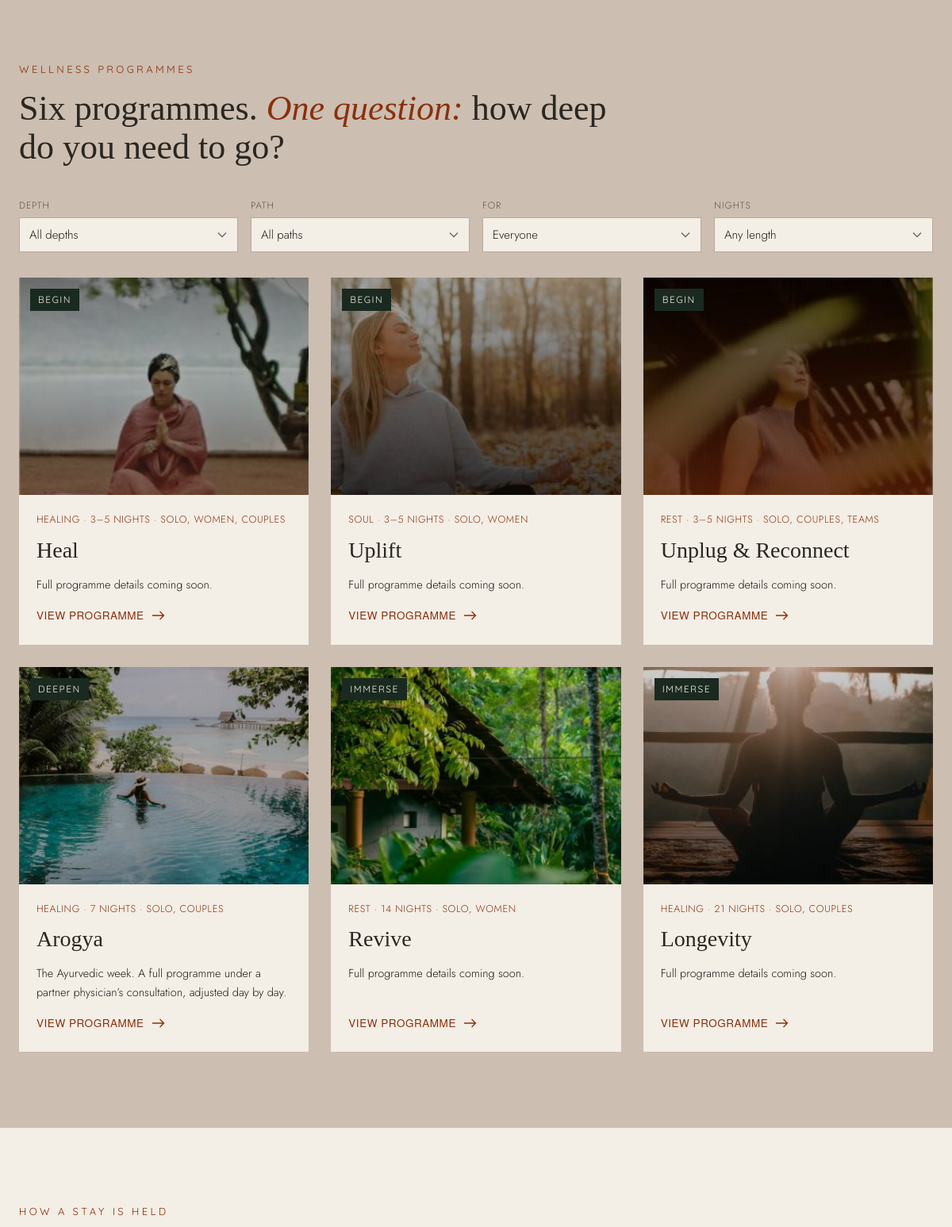
Before: /wellness/index.php (middle part) with the older database file.
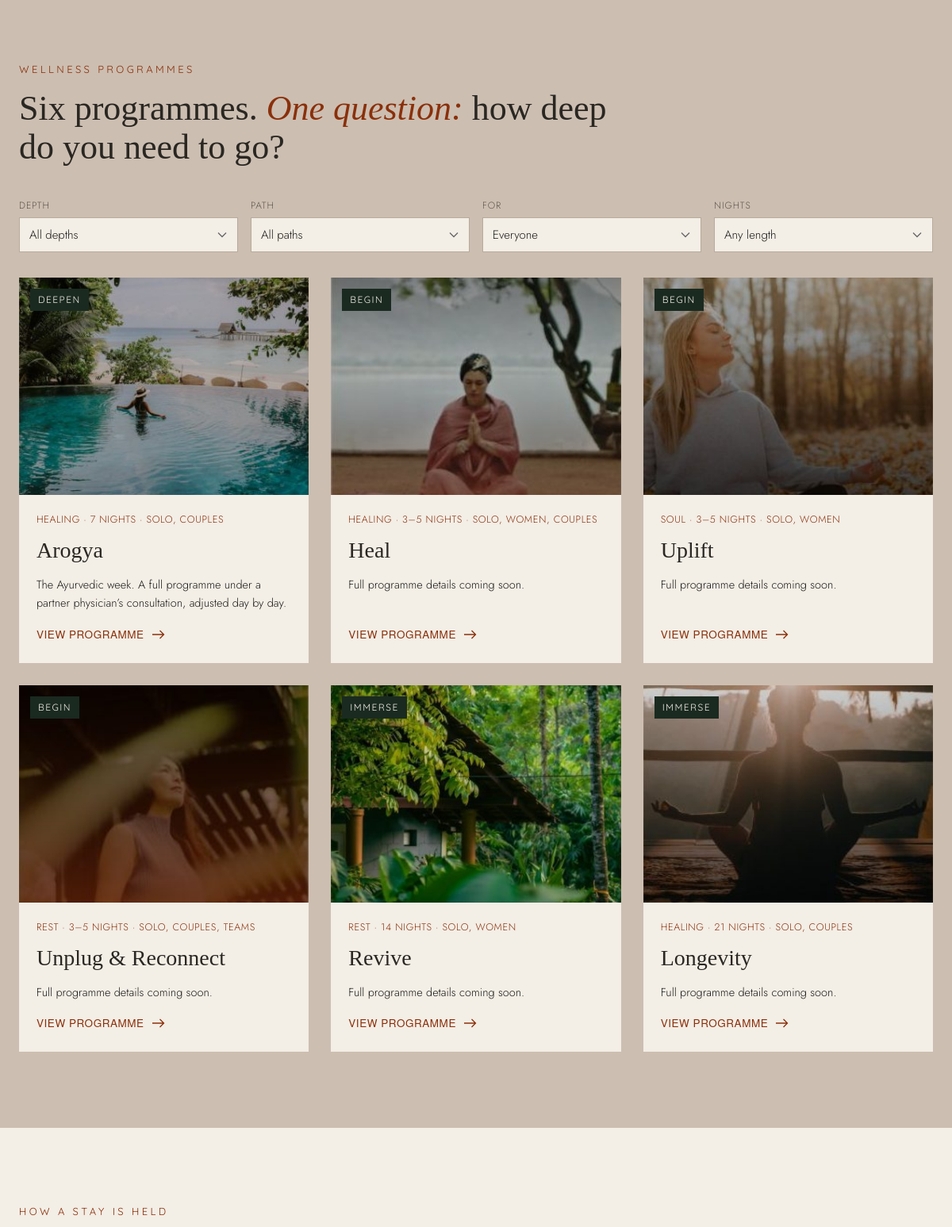
After: the same page with the newer database file.
### tables this page shows
CREATE TABLE IF NOT EXISTS wellness_programmes (
    id           INT UNSIGNED AUTO_INCREMENT PRIMARY KEY,
    slug         VARCHAR(140) NOT NULL,
    title        VARCHAR(160) NOT NULL,
    depth        VARCHAR(60)  NOT NULL DEFAULT 'begin',
    path         VARCHAR(60)  NOT NULL DEFAULT 'rest',
    audience     VARCHAR(255) NOT NULL DEFAULT 'solo',
    nights       VARCHAR(40)  NOT NULL DEFAULT '',
    image        VARCHAR(255) NOT NULL DEFAULT '',
    summary      VARCHAR(300) NOT NULL DEFAULT '',
    description  MEDIUMTEXT NULL,
    is_active    TINYINT(1) NOT NULL DEFAULT 1,
    sort_order   SMALLINT NOT NULL DEFAULT 0,
    created_at   DATETIME NOT NULL DEFAULT CURRENT_TIMESTAMP,
    UNIQUE KEY uq_wellness_programmes_slug (slug)
);

### wellness/index.php (called while the page is built, shortened)
<?php
require ROOT_PATH . '/pages/wellness.php';

### includes/settings.php (called while the page is built, shortened)
<?php
function settings_schema(): array
{
    return $schema;
}
function settings_defaults(): array
{
    static $defaults = null;
    if ($defaults === null) {
        $defaults = [];
        foreach (settings_schema() as $group) {
            foreach ($group['fields'] as $key => $f) {
                $defaults[$key] = (string) $f['default'];
            }
        }
    }
    return $defaults;
}
function settings_saved(bool $refresh = false): array
{
    static $values = null;
    if ($values === null || $refresh) {
        $values = [];
    }
    return $values;
}
function setting(string $key): string
{
    return settings_saved()[$key] ?? settings_defaults()[$key] ?? '';
}

### includes/Database.php (called while the page is built, shortened)
<?php
final class Database
{
    private static ?PDO $pdo = null;
    private static bool $failed = false;
    public static function get(): ?PDO
    {
        if (self::$pdo !== null || self::$failed) {
            return self::$pdo;
        }
        try {
            $dsn = sprintf('mysql:host=%s;dbname=%s;charset=%s', DB_HOST, DB_NAME, DB_CHARSET);
            self::$pdo = new PDO($dsn, DB_USER, DB_PASS, [
                PDO::ATTR_ERRMODE            => PDO::ERRMODE_EXCEPTION,
                PDO::ATTR_DEFAULT_FETCH_MODE => PDO::FETCH_ASSOC,
                PDO::ATTR_EMULATE_PREPARES   => false,
            ]);
        } catch (Throwable $e) {
            self::$failed = true;
            error_log('[margha] DB connection failed: ' . $e->getMessage());
        }
        return self::$pdo;
    }
    public static function fetchAll(string $sql, array $params = []): ?array
    {
        $pdo = self::get();
        try {
            $stmt = $pdo->prepare($sql);
            $stmt->execute($params);
            return $stmt->fetchAll();
        } catch (Throwable $e) {
            error_log('[margha] Query failed: ' . $e->getMessage());
            return null;
        }
    }
}

### includes/content.php (called while the page is built, shortened)
<?php
function get_wellness_categories(string $type): array
{
    static $all = null;
    if ($all === null) {
        $all  = [];
        $rows = Database::fetchAll('SELECT type, slug, name FROM wellness_categories ORDER BY sort_order, id');
        if ($rows) {
            foreach ($rows as $r) {
                $all[$r['type']][$r['slug']] = $r['name'];
            }
        } else {
            $all = [
                'depth'    => ['begin' => 'Begin', 'deepen' => 'Deepen', 'immerse' => 'Immerse'],
                'path'     => ['rest' => 'Rest', 'soul' => 'Soul', 'healing' => 'Healing'],
                'audience' => ['solo' => 'Solo', 'women' => 'Women', 'couples' => 'Couples', 'teams' => 'Teams'],
            ];
        }
    }
    return $all[$type] ?? [];
}
function wellness_category_name(string $type, string $slug): string
{
    return get_wellness_categories($type)[$slug] ?? ucwords(str_replace('-', ' ', $slug));
}
function package_url(string $slug): string
{
    return url('wellness/package.php?p=' . rawurlencode($slug));
}
function get_wellness_programmes(): array
{
    $rows = Database::fetchAll('SELECT * FROM wellness_programmes WHERE is_active = 1 ORDER BY sort_order, id');
    return $rows ?? wellness_fallback_packages();
}

### pages/wellness.php (the view, shortened to what this page needs)
<?php
$body_class       = 'page-wellness';
$nightsBucket = function (string $n): string {
    preg_match('/\d+/', $n, $m);
    $first = (int) ($m[0] ?? 0);
    return $first <= 5 ? 'short' : ($first <= 10 ? 'week' : 'long');
};
partial('header', compact('page_title', 'page_description', 'body_class', 'preload_image'));
?>
<section class="wp-section wp-packages" id="wp-packages" aria-labelledby="wp-packages-title">
    <div class="container">
        <div class="wp-head">
            <p class="eyebrow eyebrow--rust"><?= e(setting('wp_pk_eyebrow')) ?></p>
            <h2 class="wp-title" id="wp-packages-title"><?= rich(setting('wp_pk_title')) ?></h2>
        </div>
        <form class="wp-filters" data-wp-filters aria-label="Filter programmes" onsubmit="return false">
            <?php
            foreach (['depth' => 'Depth', 'path' => 'Path', 'audience' => 'For'] as $type => $label): ?>
            <label><span><?= e($label) ?></span>
                <select name="<?= $type === 'audience' ? 'for' : $type ?>">
                    <option value=""><?= e(WELLNESS_CATEGORY_TYPES[$type][1]) ?></option>
                    <?php foreach (get_wellness_categories($type) as $slug => $name): ?>
                    <option value="<?= e($slug) ?>"><?= e($name) ?></option>
                    <?php endforeach; ?>
                </select>
            </label>
            <?php endforeach; ?>
            <label><span>Nights</span>
                <select name="nights"><option value="">Any length</option><option value="short">3 to 5 nights</option><option value="week">7 nights</option><option value="long">14 to 21 nights</option></select>
            </label>
        </form>
        <div class="wp-pk-grid" data-wp-programmes>
            <?php foreach (get_wellness_programmes() as $pg):
                $name   = (string) $pg['title'];
                $depth  = wellness_category_name('depth', (string) $pg['depth']);
                $path   = wellness_category_name('path', (string) $pg['path']);
                $aud    = array_filter(array_map('trim', explode(',', (string) $pg['audience'])));
                $for    = implode(', ', array_map(fn($a) => wellness_category_name('audience', $a), $aud));
                $nights = (string) $pg['nights'];
                $image  = (string) $pg['image'];
                $desc   = (string) $pg['summary'];
                $link   = package_url((string) $pg['slug']); ?>
            <article class="wp-pk" data-depth="<?= e((string) $pg['depth']) ?>" data-path="<?= e((string) $pg['path']) ?>" data-for="<?= e(implode(' ', $aud)) ?>" data-nights="<?= e($nightsBucket($nights)) ?>">
                <a class="wp-pk__media" href="<?= e($link) ?>" tabindex="-1" aria-hidden="true">
                    <?php if ($image !== ''): ?><img src="<?= e(img($image)) ?>" alt="" loading="lazy"><?php endif; ?>
                    <span class="wp-pk__depth"><?= e($depth) ?></span>
                </a>
                <div class="wp-pk__body">
                    <p class="wp-pk__meta"><?= e(implode(' · ', array_filter([$path, $nights !== '' ? str_replace('-', '–', $nights) . ' nights' : '', $for]))) ?></p>
                    <h3 class="wp-pk__title"><a href="<?= e($link) ?>"><?= e($name) ?></a></h3>
                    <p class="wp-pk__text"><?= e($desc) ?></p>
                    <a class="wp-pk__link" href="<?= e($link) ?>"><?= e(setting('wp_pk_button')) ?> <?= arrow_icon() ?></a>
                </div>
            </article>
            <?php endforeach; ?>
        </div>
    </div>
</section>
<section class="wp-section wp-held" id="wp-held" aria-labelledby="wp-held-title">
    <div class="container">
        <div class="wp-head">
            <p class="eyebrow eyebrow--rust"><?= e(setting('wp_held_eyebrow')) ?></p>
        </div>
    </div>
</section>
<?php partial('footer');

### partials/header.php (shortened to what this page needs)
<?php
$body_class       = $body_class ?? '';
?><!doctype html>
<html lang="en">
<head>
    <link rel="stylesheet" href="<?= e(asset('css/fonts.css')) ?>">
    <link rel="stylesheet" href="<?= e(asset('css/style.css')) ?>">
</head>
<body class="<?= e($body_class) ?>">
<main id="main">

### includes/functions.php (shortened to what this page needs)
<?php
function e(?string $value): string
{
    return htmlspecialchars((string) $value, ENT_QUOTES | ENT_SUBSTITUTE, 'UTF-8');
}
function rich(?string $value): string
{
    $s = htmlspecialchars((string) $value, ENT_QUOTES | ENT_SUBSTITUTE, 'UTF-8', false);
    return (string) preg_replace('#&lt;(/?)(em|strong|br)\s*/?&gt;#i', '<$1$2>', $s);
}
function url(string $path = ''): string
{
    $path = ltrim($path, '/');
    return BASE_URL . '/' . $path;
}
function asset(string $path): string
{
    $file = ROOT_PATH . '/assets/' . ltrim($path, '/');
    $v = is_file($file) ? (string) filemtime($file) : '1';
    return url('assets/' . ltrim($path, '/')) . '?v=' . $v;
}
function img(string $src): string
{
    return url('assets/images/' . ltrim($src, '/'));
}
function partial(string $name, array $vars = []): void
{
    extract($vars, EXTR_SKIP);
    require ROOT_PATH . '/partials/' . $name . '.php';
}
function arrow_icon(): string
{
    return '<svg class="btn__arrow" width="16" height="12" viewBox="0 0 16 12" aria-hidden="true"><path d="M0 6h14.5M9.5 1l5 5-5 5" fill="none" stroke="currentColor" stroke-width="1.3"/></svg>';
}

### partials/footer.php (shortened to what this page needs)
</main>
</body>
</html>

### assets/css/style.css (style rules this page uses)
:root { --green: #1a2a20; --green-card: #1d2b22; --beige: #ccbeb1; --rust: #8a300b; --rust-hover: #a33c12; --navy: #3f5260; --grey: #756b69; --tan: #b8956a; --tan-light: #c9ad84; --cream: #f4eee6; --ink: #1b1a17; --ink-soft: #2a2722; --white: #ffffff; --muted: #8b9389; --ff-serif: 'Cormorant Garamond', 'Times New Roman', serif; --ff-body: 'Jost', 'Helvetica Neue', Arial, sans-serif; --ff-label: 'Quicksand', 'Helvetica Neue', Arial, sans-serif; --ff-ui: 'Lato', 'Helvetica Neue', Arial, sans-serif; --container: 1224px; --gutter: 24px; --header-h: 190px; --ease: cubic-bezier(.25,.6,.3,1); }
*, *::before, *::after { box-sizing: border-box; }
html { -webkit-text-size-adjust: 100%; scroll-behavior: smooth; }
body { margin: 0; font-family: var(--ff-body); font-weight: 300; font-size: 15px; line-height: 1.5; color: var(--ink); background: var(--beige); -webkit-font-smoothing: antialiased; -moz-osx-font-smoothing: grayscale; overflow-x: hidden; }
img { display: block; max-width: 100%; height: auto; }
a { color: inherit; text-decoration: none; }
h1, h2, h3, p, ol, ul { margin: 0; }
em { font-style: italic; }
.container { width: 100%; max-width: calc(var(--container) + var(--gutter) * 2); margin: 0 auto; padding: 0 var(--gutter); }
.eyebrow { font-family: var(--ff-label); font-weight: 400; font-size: 13px; letter-spacing: .26em; text-transform: uppercase; line-height: 1.4; }
.eyebrow--rust { color: var(--rust); }
.btn__arrow { flex: none; transition: transform .25s var(--ease); }
.wp-section { padding: 96px 0; }
.wp-head { max-width: 760px; }
.wp-title { font-family: var(--ff-serif); font-weight: 400; font-size: 44px; line-height: 1.12; color: var(--ink-soft); margin-top: 16px; }
.wp-title em { color: var(--rust); }
.wp-packages { background: var(--beige); }
.wp-filters { display: grid; grid-template-columns: repeat(4, 1fr); gap: 16px; margin-top: 40px; }
.wp-filters label { display: flex; flex-direction: column; gap: 6px; }
.wp-filters span { font-size: 12px; letter-spacing: .08em; text-transform: uppercase; color: #5f564c; }
.wp-filters select { height: 44px; padding: 0 36px 0 12px; border: 1px solid #b8ab9b; background-color: #F3EEE6; border-radius: 0; font: 300 15px var(--ff-body); color: var(--ink); appearance: none; -webkit-appearance: none; background-repeat: no-repeat; background-position: right 13px center; }
.wp-pk-grid { display: grid; grid-template-columns: repeat(3, 1fr); gap: 28px; margin-top: 32px; }
.wp-pk { background: #F3EEE6; display: flex; flex-direction: column; }
.wp-pk__media { position: relative; aspect-ratio: 4 / 3; background: #d9cfc3; overflow: hidden; }
.wp-pk__media img { width: 100%; height: 100%; object-fit: cover; transition: transform .6s var(--ease); }
.wp-pk__depth { position: absolute; left: 14px; top: 14px; background: var(--green); color: var(--cream); font-family: var(--ff-label); font-size: 12px; letter-spacing: .12em; text-transform: uppercase; padding: 5px 10px; }
.wp-pk__body { padding: 22px 22px 26px; display: flex; flex-direction: column; flex: 1; }
.wp-pk__meta { font-size: 12.5px; letter-spacing: .05em; text-transform: uppercase; color: var(--rust); }
.wp-pk__title { font-family: var(--ff-serif); font-weight: 500; font-size: 28px; color: var(--ink-soft); margin-top: 8px; }
.wp-pk__text { font-size: 14.5px; line-height: 1.6; margin-top: 10px; flex: 1; }
.wp-pk__link { display: inline-flex; align-items: center; gap: 10px; margin-top: 18px; font-family: var(--ff-ui); font-size: 13.5px; letter-spacing: .04em; text-transform: uppercase; color: var(--rust); }
.wp-held { background: #F3EEE6; }
.wp-pk__media { display: block; }

Changed rows visible on the page:
changed wellness_programmes "Arogya": moves up the list
